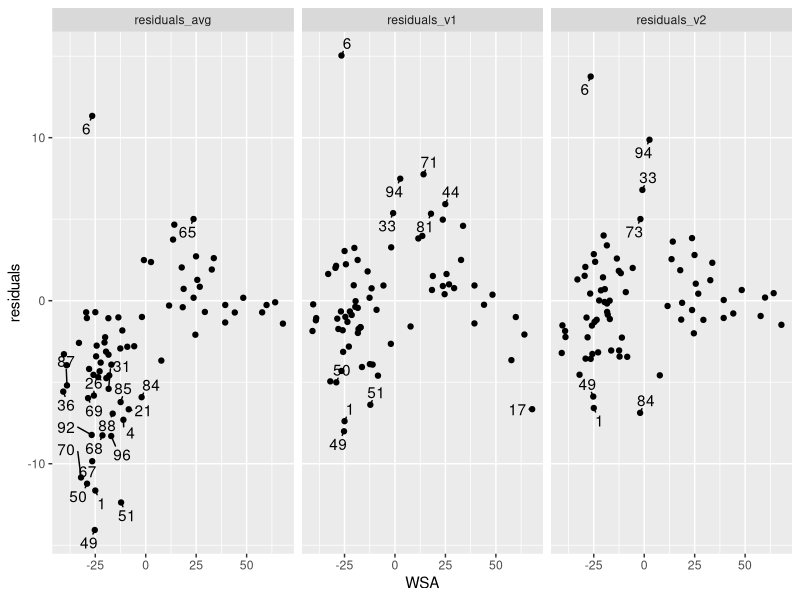

Here is the R script that generated this plot: (Note: this script raises an error after producing the figure.)
rm(list = ls())

library(tidyverse)

# This script builds a model to predict Assembly vote

orig <- read_csv("WI_2022_Votes_in_Assembly_Districts.csv")

# margins for all races in 2022 Assembly Districts
margins.2022 <- orig %>%
  filter(plan == "2022") %>%
  select(office, district, margin) %>%
  pivot_wider(names_from = office, values_from = margin)

# two-party vote total in 2022 Assembly Districts
vote.total.2022 <- orig %>%
  filter(plan == "2022") %>%
  mutate(party2_tot = DEM + REP) %>%
  select(office, district, party2_tot) %>%
  pivot_wider(names_from = office, values_from = party2_tot)

# assembly seats contested by both parties in 2022
contested.assembly.22 <- orig %>%
  filter(plan == "2022",
         office == "WSA",
         DEM > 0,
         REP > 0)

# just the margins for contested assembly districts
margins.contested <- margins.2022 %>%
  filter(district %in% contested.assembly.22$district)

# just the vote totals for contested assembly districts
vote.totals.contested <- vote.total.2022 %>%
  filter(district %in% contested.assembly.22$district)


# Two-step modelling process
#   Use the "v1" model to predict Assembly winner
#   Use the "v2" model to predict Assembly margin using interaction term with predicted winner from "v1"
lm.margin.v1 <- lm(WSA ~ GOV + USS + WAG + WST, data = margins.contested)

margins.contested.v2 <- margins.contested %>%
  mutate(predicted_margin_v1 = predict.lm(lm.margin.v1, newdata = .[]),
         predicted_dem_win = if_else(predicted_margin_v1 > 0, 1, 0))

lm.margin.v2 <- lm(WSA ~ predicted_dem_win + GOV*predicted_dem_win +
                     USS*predicted_dem_win + WAG*predicted_dem_win +
                     WST*predicted_dem_win, data = margins.contested.v2)

summary(lm.margin.v1)
summary(lm.margin.v2)

predicted.margin <- orig %>%
  select(plan, office, district, margin) %>%
  pivot_wider(names_from = office, values_from = margin) %>%
  mutate(predict_v1 = predict.lm(lm.margin.v1, newdata = .[]),
         predicted_dem_win = if_else(predict_v1 > 0, 1, 0)) %>%
  mutate(predict_v2 = predict.lm(lm.margin.v2, newdata = .[])) %>%
  mutate(predict_avg = (GOV + USS + WAG + WST)/4,
         final_wsa = case_when(
           plan != "2022" ~ predict_v2,
           district %in% contested.assembly.22$district ~ WSA,
           TRUE ~ predict_v2
         ))

compare.residuals <- predicted.margin %>%
  filter(plan == "2022",
         district %in% contested.assembly.22$district) %>%
  mutate(residuals_v1 = WSA - predict_v1,
         residuals_v2 = WSA - predict_v2,
         residuals_avg = WSA - predict_avg)

summary(compare.residuals$residuals_v1)
sd(compare.residuals$residuals_v1)
summary(compare.residuals$residuals_v1)
sd(compare.residuals$residuals_v1)
summary(compare.residuals$residuals_avg)
sd(compare.residuals$residuals_avg)

# compare the residuals from the various models
compare.residuals %>%
  select(district, WSA, starts_with("residuals")) %>%
  pivot_longer(cols = starts_with("residuals"), names_to = "model", values_to = "residuals") %>%
  ggplot(aes(WSA, residuals)) +
  geom_point() +
  ggrepel::geom_text_repel(data = function(x){filter(x, abs(residuals) > 5)},
                           aes(label = district), min.segment.length = 0.01) +
  facet_wrap(facets = vars(model))


####################################################################
# model vote totals
lm.votes.v1 <- lm(WSA ~ GOV + USS + WAG + WST, data = vote.totals.contested)
vote.totals.contested %>%
  mutate(predicted = predict(lm.votes.v1),
         residuals = residuals(lm.votes.v1)) %>%
  arrange(residuals)

predicted.votes <- orig %>%
  mutate(party2_tot = DEM + REP) %>%
  select(plan, office, district, party2_tot) %>%
  pivot_wider(names_from = office, values_from = party2_tot) %>%
  mutate(predict_party2tot = predict.lm(lm.votes.v1, newdata = .[])) %>%
  select(plan, district, predict_party2tot)

predicted.wsa <- inner_join(predicted.margin, predicted.votes) %>%
  mutate(contested_2022 = case_when(
    plan != "2022" ~ NA_character_,
    district %in% contested.assembly.22$district ~ "contested",
    TRUE ~ "uncontested"
  ))


write_csv(predicted.wsa, "model/AssemblyDistricts_with_ModelledVote.csv")

